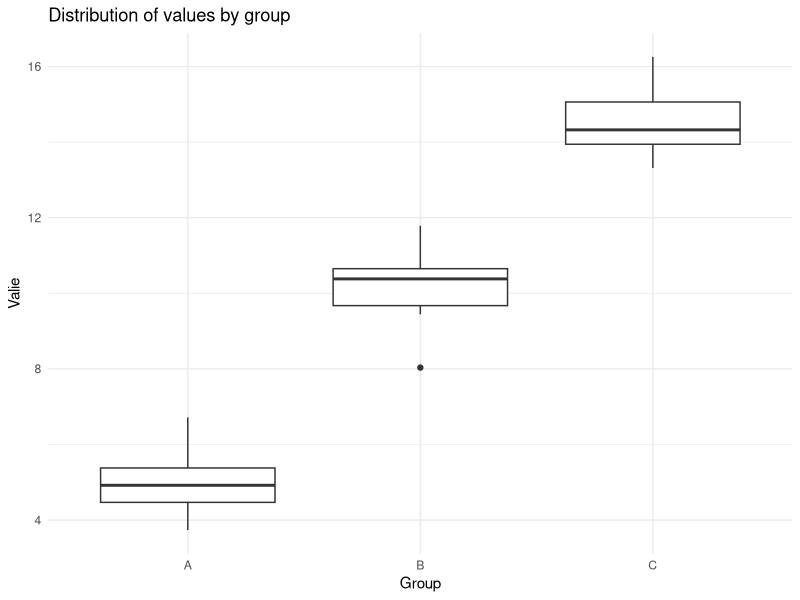

R code for this plot:
#########################################################################################################
# Script: Statistical data analysis with functions
# Author : Esther Cros
# Date : 14 janvier 2025
# Objective: Example of organization, best practices and documentation
#########################################################################################################

# More details for code objective: .......


# Tip 1 : Concise but explanatory comments: Explain the purpose of a block of code, especially for important or complex steps.

# ===================================================
# ---- 1. Initialization ----
# ===================================================

# Tip 2 : Always comment on imported libraries, so that others know which dependencies are needed to make the code work.

# Loading the necessary libraries
library(ggplot2)  # For visualization
library(dplyr)    # For data manipulation
library(readr)    # To read CSV files

# Defining the environment
rm(list = ls())  # Cleans the workspace
set.seed(123)    # Fix a seed for reproducible results

# ===================================================
# ---- 2. Useful functions ----
# ===================================================

# Tip 3: If you're working with functions, it's a good idea to specify the function's role, 
# its inputs and outputs, and specify the type of each input and output.
# It's not always necessary to comment so much on functions. But for complex ones, it's always easier if you want to go back over the code after you've done it.

# Tip 4 : Checking input types : To avoid errors, it is often useful to check that a function's inputs are of the expected type 
# (for example, by verifying that an argument is indeed a numerical vector).

#' Find out what's wrong with my function...

# Function: Calculate statistical summary
# Description: This function calculates the mean and standard deviation of a specified column, grouped by another column.
#
# Inputs:
#   - data (data.frame): The input data frame containing the columns to be summarized.
#   - group_col (character): The name of the column to group the data by. Must be a string and match a column name in `data`.
#   - value_col (character): The name of the column for which the statistical summary (mean and standard deviation) is calculated. Must be a string and match a column name in `data`.
#
# Output:
#   - (data.frame): A data frame with the following columns:
#       - The grouping column (`group_col`).
#       - `moyenne`: The mean of the specified value column, calculated for each group.
#       - `ecart_type`: The standard deviation of the specified value column, calculated for each group.
#       - Note: The result excludes NA values when computing mean and standard deviation.
calculer_resume <- function(data, group_col, value_col) {
  # Check that columns exist
  if (!all(c(group_col, value_col) %in% colnames(data))) {
    stop("The specified columns are not in the data.frame.")
  }
  
  # Statistical summary calculation
  resume <- data %>%
    group_by(.data[[group_col]]) %>%
    summarise(
      moyenne = mean(.data[[value_col]], na.rm = TRUE),
      ecart_type = sd(.data[[value_col]], na.rm = TRUE),
      .groups = "drop"
    )
  
  return(resume)
}

#' Tip 5 : Never put variables, function names... in a language other than English. 
#' It's annoying if you don't speak Italian, French, Russian or Chinese .... 

# ===================================================
# ---- 3. Data loading ----
# ===================================================

# Tip 6 : When importing data, it's a good idea to add a comment explaining the source of the data and the import method. 
# In addition, each data cleansing step should be accompanied by a comment explaining why it is necessary.

# Tip 7 : Use explicit variable names and avoid abbreviations. 
# Comment on analysis steps so others know what each line of code is trying to accomplish.

data <- data.frame(
  group = rep(c("A", "B", "C"), each = 10),
  value = c(rnorm(10, mean = 5), rnorm(10, mean = 10), rnorm(10, mean = 15))
)

# ===================================================
# ---- 4. Exploration and analysis ----
# ===================================================

# Tip 8 : Comment on each element of the visualization. For example, if you change colors or chart types, explain why these choices are made.

# Using the function to calculate a statistical summary
resume <- calculer_resume(data, "group", "value")
print(resume)

# Data visualization
ggplot(data, aes(x = group, y = value)) +
  geom_boxplot() +
  theme_minimal() +
  labs(
    title = "Distribution of values by group",
    x = "Group",
    y = "Valie"
  )

# ===================================================
# ---- 5. Saving results ----
# ===================================================

# Save statistical summary
write_csv(resume, "resume_statistiques.csv")
cat("Statistical summary recorded under 'resume_statistiques.csv'\n")

# ===================================================
# ---- 6. End of script ----
# ===================================================

cat("Script successfully completed !\n")
